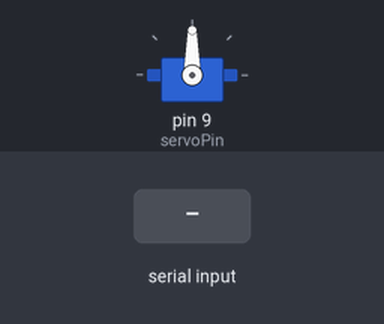
A sketch run on a simulated Arduino Uno, built with avr-gcc and run on an emulated ATmega328P. On the bench: servo. The test bench sets the inputs (shaded band).

Above: at 1.2 s.
1.3 s: "90,45\n" received over Serial
At 2.5 s:
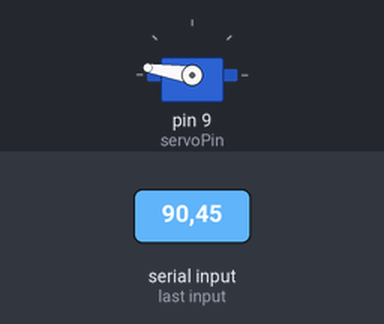
2.8 s: "30,150\n" received over Serial
At 3.7 s:
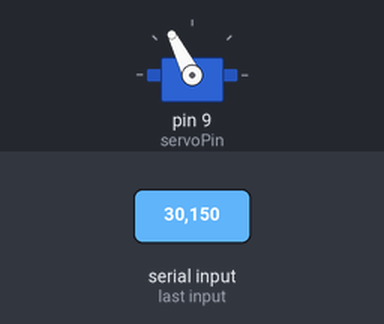
4.3 s: "200\n" received over Serial
At 4.8 s:
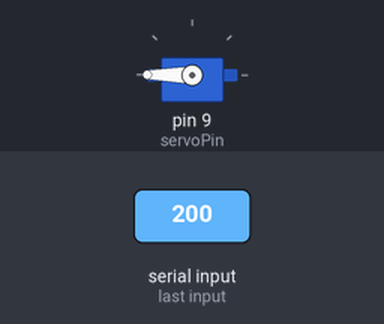
5.8 s: "90\n" received over Serial
At 7.1 s:
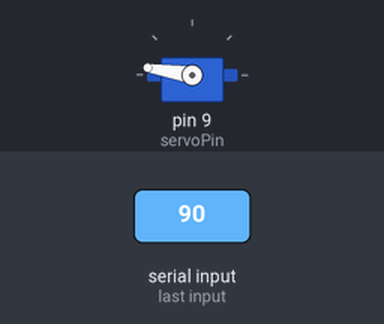
Timing chart, 0 to 8.3 s (numbered marks = the images above; inputs shaded):
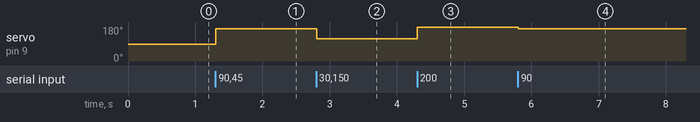

Measured:
- after the input at 1.3 s, servo on pin 9 (servoPin): 90° → 171° at once
- after the input at 2.8 s, servo on pin 9 (servoPin): 171° → 117° at once
- after the input at 4.3 s, servo on pin 9 (servoPin): 117° → 180° at once
- after the input at 5.8 s, servo on pin 9 (servoPin): 180° → 171° at once

The sketch:

sketch_oct15a.ino
```cpp
#include <Servo.h>

Servo myServo;  // Create servo object
int servoPin = 9;  // Pin connected to the servo signal wire
int servoPos = 90;  // Initial servo position (center)
String receivedData = "";  // Variable to store serial input

void setup() {
  Serial.begin(9600);  // Start serial communication
  myServo.attach(servoPin);  // Attach servo to pin
  myServo.write(servoPos);  // Set initial position to 90 degrees
}

void loop() {
  // Check if data is available on the serial port
  if (Serial.available() > 0) {
    char incomingByte = Serial.read();  // Read the incoming byte

    // If a newline character is received, process the complete string
    if (incomingByte == '\n') {
      float faceOffset = receivedData.toFloat();  // Convert the received string to float

      // Map the face offset (-100 to 100) to servo position (0 to 180)
      servoPos = map(faceOffset, -100, 100, 0, 180);

      // Constrain the servo position within bounds (0 to 180 degrees)
      servoPos = constrain(servoPos, 0, 180);

      // Move the servo to the calculated position
      myServo.write(servoPos);

      // Clear the received data for the next input
      receivedData = "";
    } else {
      // If it's not a newline, keep adding the characters to the string
      receivedData += incomingByte;
    }
  }
}
```
